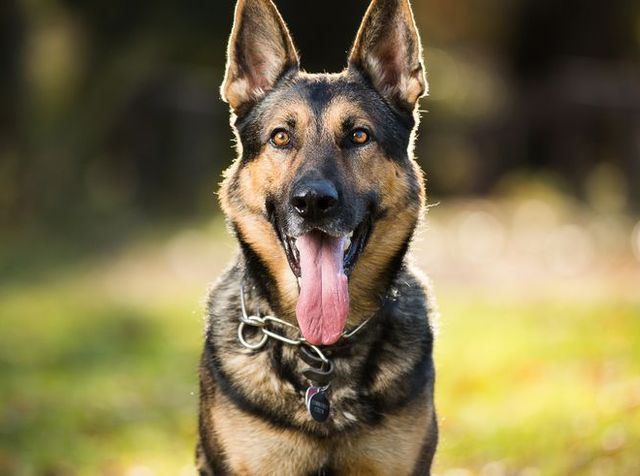
#> input picture OpenCV/Photos/dog.jpeg, 640 x 476 px
$ python basic.py
#> lines starting #> are read from the running program, lines starting #| are printed output that depends on the picture; after the words box and inside, x2 and y2 are one past the last pixel; in counts of white or black regions, pixels touching at a corner belong together
import cv2 as cv

img = cv.imread('Photos/dog.jpeg')
#> img is the input picture: shape (476, 640, 3); mean B, G, R 74.8, 112.6, 124.1
cv.imshow('Man\'s best friend', img)

# Convert image to greyscale
gray = cv.cvtColor(img, cv.COLOR_BGR2GRAY)
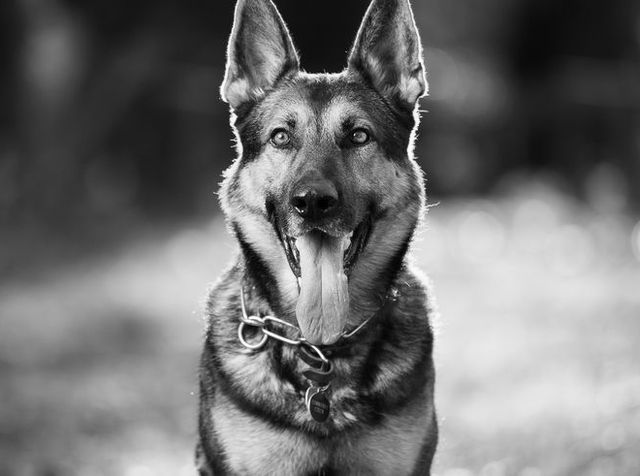
#> gray: shape (476, 640); min 0, max 255, mean 111.7
cv.imshow('Grey', gray)

# Blur an image
blur = cv.blur(img, (3, 3), cv.BORDER_DEFAULT)
cv.imshow('Blurred', blur)

# Edge Cascade
canny = cv.Canny(img, 1, 575)
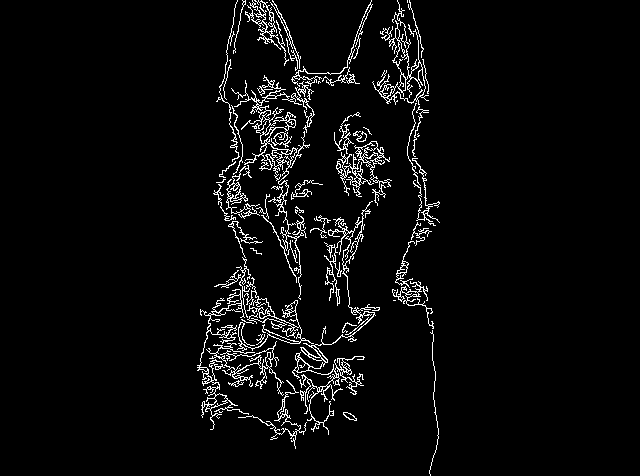
#> canny: shape (476, 640); 4.2% white in thin lines or dots, all inside (x1, y1, x2, y2) = (197, 0, 440, 476)
cv.imshow('Canny', canny)

# Dilating the image
dilated = cv.dilate(canny, (7, 7), iterations=3)
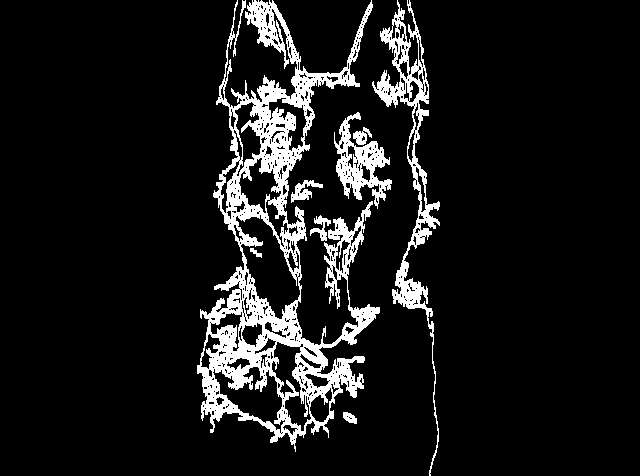
#> dilated: shape (476, 640); 9.8% white; 8 white regions, largest, box (x1, y1, x2, y2) and area: (197, 0, 380, 452) 22095, (372, 0, 440, 476) 4693, (334, 112, 392, 209) 2121
cv.imshow('Dilated', dilated)

# Eroding
eroded = cv.erode(dilated, (7, 7), iterations=3)
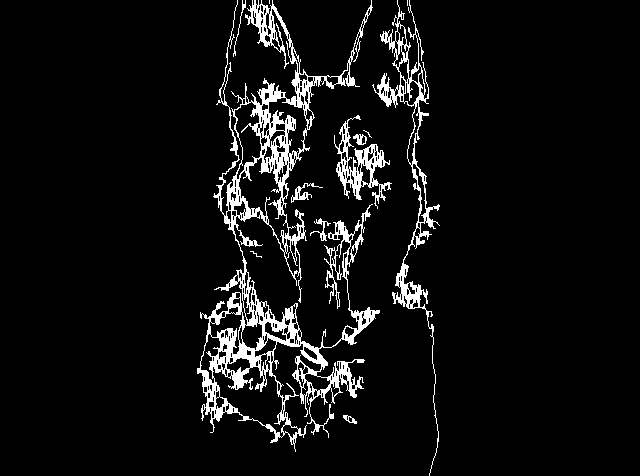
#> eroded: shape (476, 640); 6.4% white; 12 white regions (4 under 20 px), largest, box (x1, y1, x2, y2) and area: (197, 0, 380, 452) 14436, (372, 0, 440, 476) 3095, (334, 115, 392, 209) 1461
cv.imshow('Eroded', eroded)

# Resizing
resize = cv.resize(img, (img.shape[1]*2, img.shape[0]*2), interpolation=cv.INTER_CUBIC)
cv.imshow('Resized Image', resize)

# Cropping
cropped = img[50:400, 50:600]
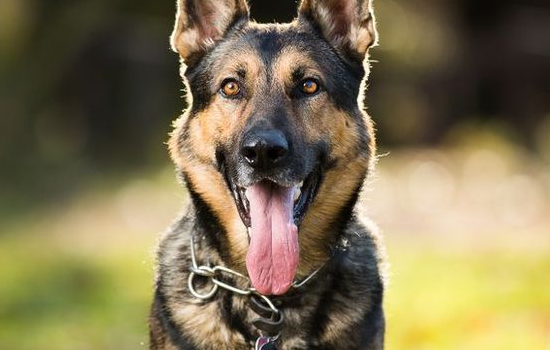
#> cropped: shape (350, 550, 3); mean B, G, R 82.6, 115.5, 127.4
cv.imshow('Cropped Image', cropped)

cv.waitKey(0)

$ run again, with OpenCV/Photos/cat.jpeg copied over OpenCV/Photos/dog.jpeg
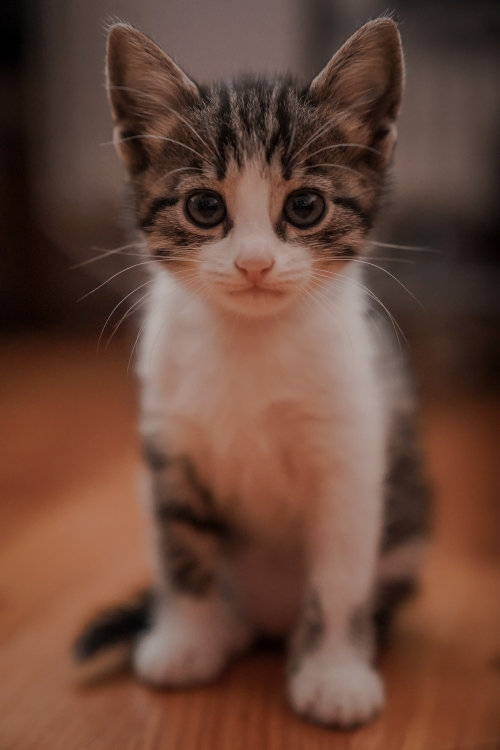
#> input picture OpenCV/Photos/cat.jpeg, 1000 x 1500 px (shown at 1/2 size)
#> img is the input picture: shape (1500, 1000, 3); mean B, G, R 56.9, 70.7, 104.6
#> `canny = cv.Canny(img, 1, 575)`:
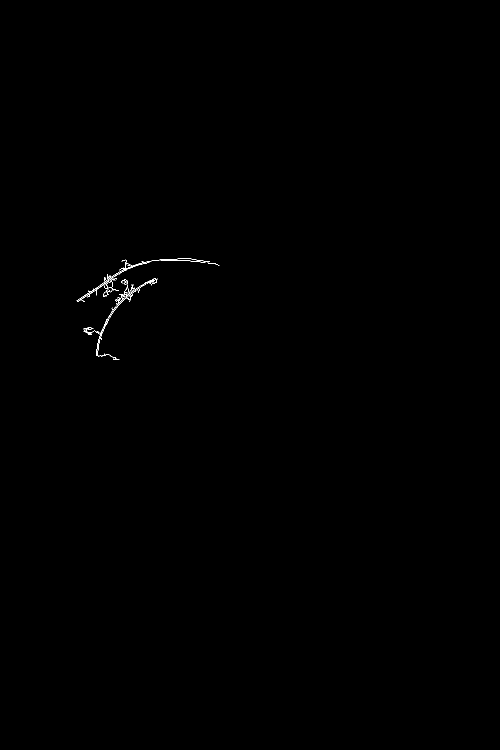
#> canny: shape (1500, 1000) (shown at 1/2 size); 0.12% white in thin lines or dots, all inside (x1, y1, x2, y2) = (153, 516, 439, 720)
#> dilated: shape (1500, 1000); 0.32% white; 2 white regions, box (x1, y1, x2, y2) and area: (153, 516, 439, 607) 2568, (166, 556, 315, 723) 2251
#> eroded: shape (1500, 1000); 0.19% white; 2 white regions, box (x1, y1, x2, y2) and area: (153, 519, 439, 607) 1440, (166, 559, 315, 723) 1414
#> `cropped = img[50:400, 50:600]`:
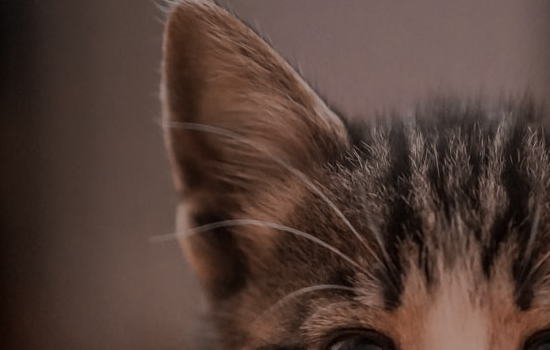
#> cropped: shape (350, 550, 3); mean B, G, R 54.8, 62.6, 83.6

$ run again, with OpenCV/Photos/ppl.jpeg copied over OpenCV/Photos/dog.jpeg
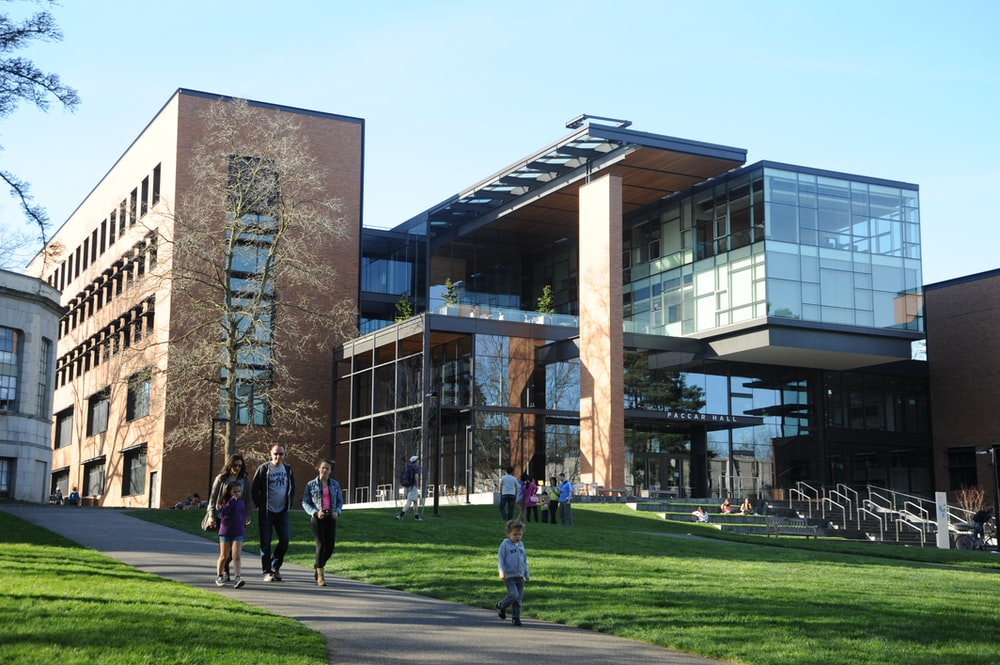
#> input picture OpenCV/Photos/ppl.jpeg, 1000 x 665 px
#> img is the input picture: shape (665, 1000, 3); mean B, G, R 131.2, 135.6, 120
#> `canny = cv.Canny(img, 1, 575)`:
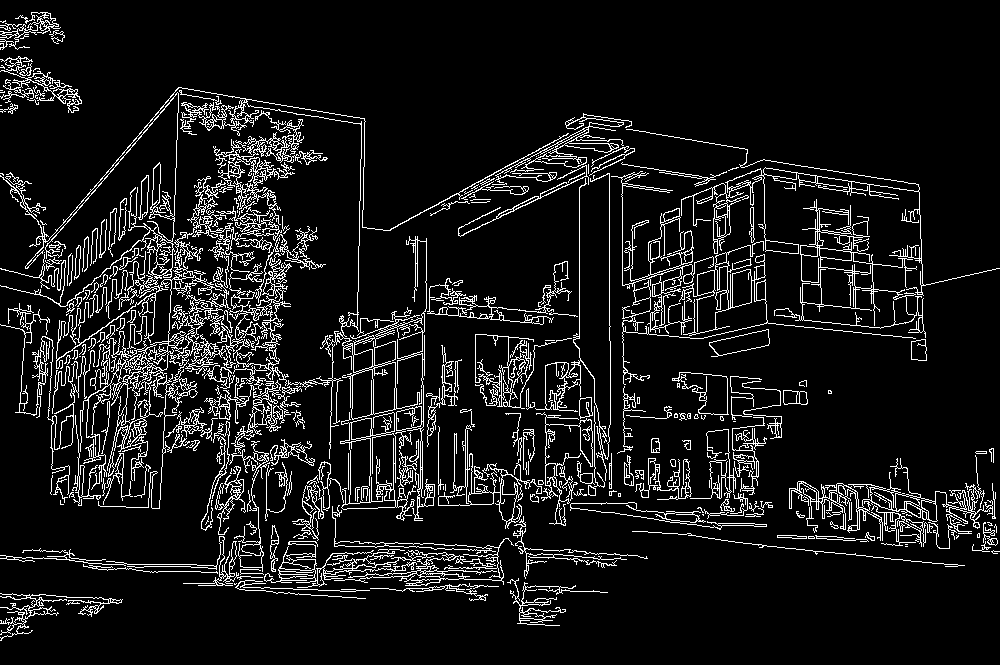
#> canny: shape (665, 1000); 9.2% white in thin lines or dots
#> dilated: shape (665, 1000); 21.6% white; 41 white regions, largest, box (x1, y1, x2, y2) and area: (0, 87, 1000, 629) 120902, (789, 451, 996, 552) 6671, (0, 56, 82, 117) 2479
#> eroded: shape (665, 1000); 13.6% white; 64 white regions (14 under 20 px), largest, box (x1, y1, x2, y2) and area: (0, 90, 1000, 604) 73234, (789, 454, 996, 552) 4317, (0, 59, 82, 117) 1786
#> `cropped = img[50:400, 50:600]`:
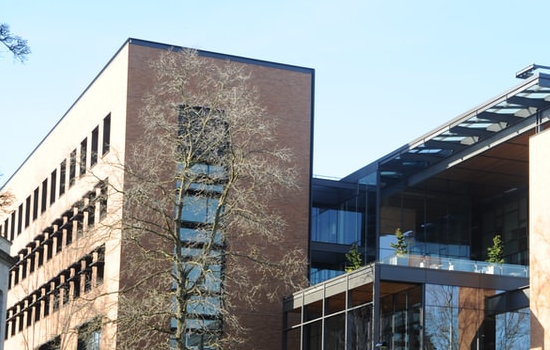
#> cropped: shape (350, 550, 3); mean B, G, R 151, 149.7, 144

$ run again, with OpenCV/Photos/aut1.jpg copied over OpenCV/Photos/dog.jpeg
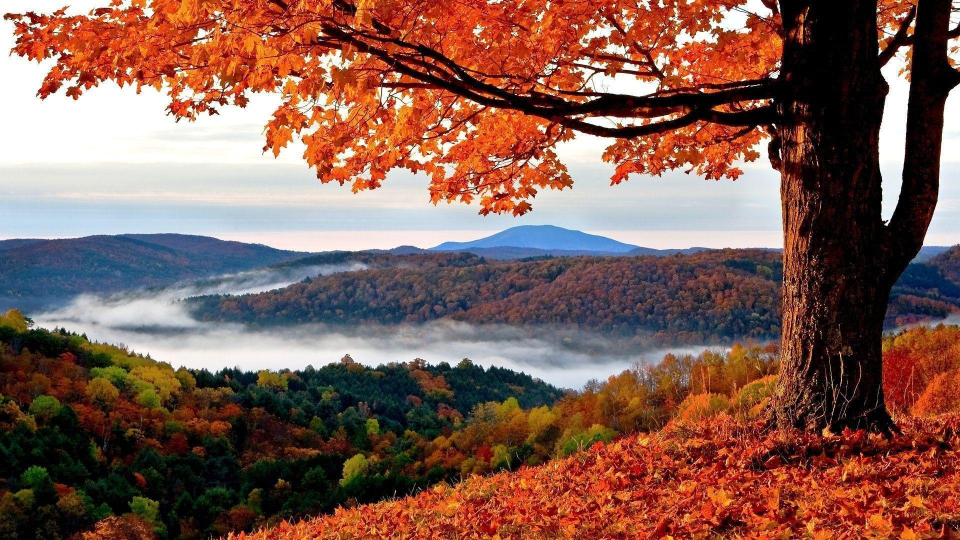
#> input picture OpenCV/Photos/aut1.jpg, 1920 x 1080 px (shown at 1/2 size)
#> img is the input picture: shape (1080, 1920, 3); mean B, G, R 83.1, 93.6, 130
#> `canny = cv.Canny(img, 1, 575)`:
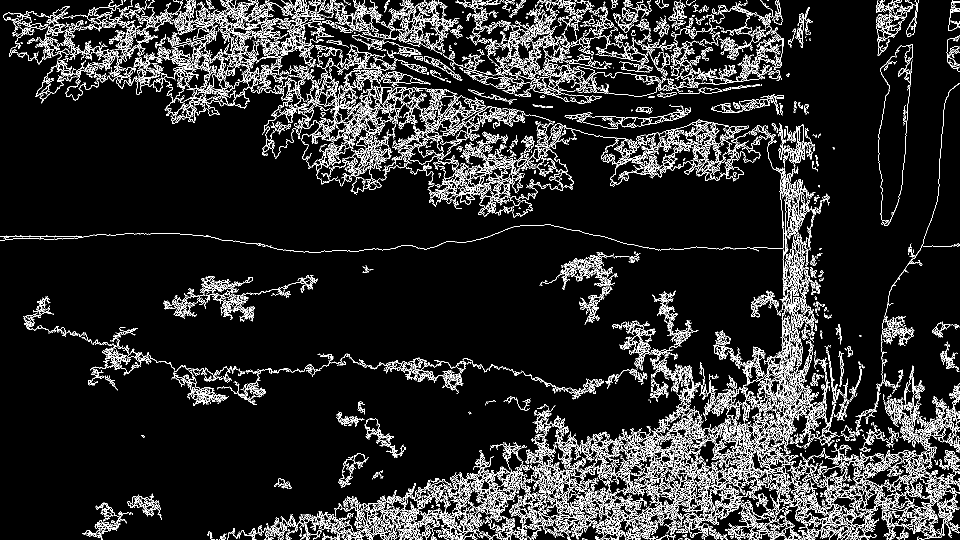
#> canny: shape (1080, 1920) (shown at 1/2 size); 10.2% white in thin lines or dots
#> dilated: shape (1080, 1920); 24.5% white; 185 white regions (32 under 20 px), largest, box (x1, y1, x2, y2) and area: (529, 239, 1920, 1080) 224343, (6, 0, 1568, 438) 192456, (327, 550, 636, 646) 8195
#> eroded: shape (1080, 1920); 15.8% white; 383 white regions (172 under 20 px), largest, box (x1, y1, x2, y2) and area: (571, 242, 1920, 1080) 140310, (6, 0, 1323, 438) 107272, (1210, 584, 1397, 807) 6123
#> `cropped = img[50:400, 50:600]`:
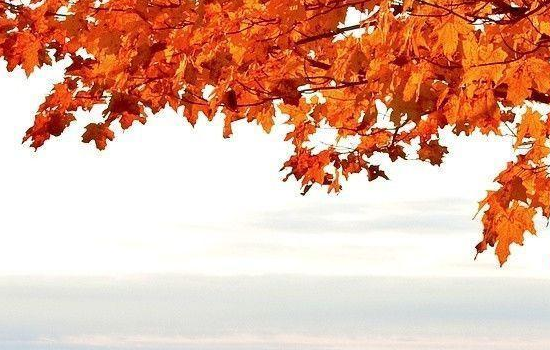
#> cropped: shape (350, 550, 3); mean B, G, R 160.4, 179.2, 224.8
